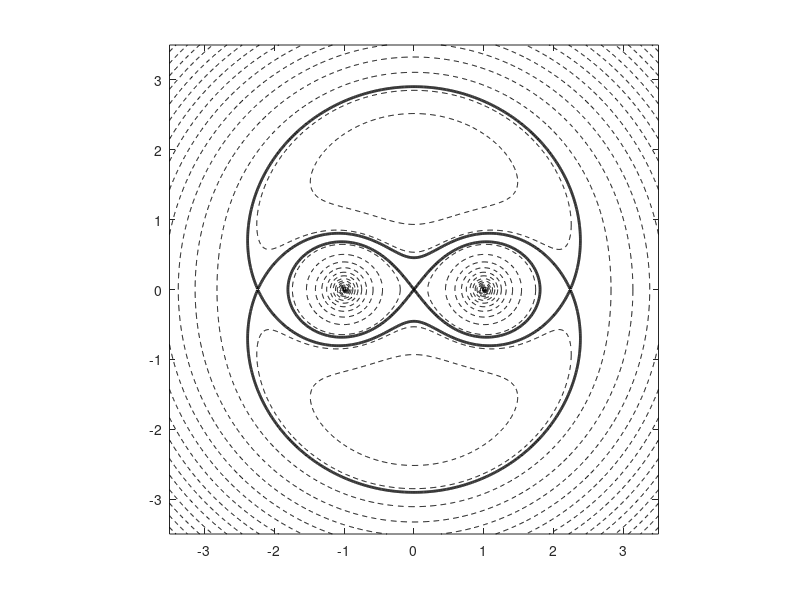

Source code (MATLAB):
function plotTwoVorticesManifolds
% Utility function for plotting the 

xGridVec = -3.5 : 0.01 : 3.5;
yGridVec = -3.5 : 0.01 : 3.5;
[X, Y] = meshgrid(xGridVec, yGridVec);

Z = X + Y*1i;

Psi = -2*log(abs(Z.^2 - 1)) + (X.^2 + Y.^2)/2;

Psi2 = Psi;
Psi2(X.^2 + Y.^2 > 4) = NaN;

figure
contour(X, Y, Psi, (-2*log(4)+5/2)*[1, 1], 'k', 'LineWidth', 2)
hold on
contour(X, Y, Psi2, (-2*log(4)+5/2)*[0, 0], 'k', 'LineWidth', 2)
contour(X, Y, Psi, 20, 'k--')
axis equal tight